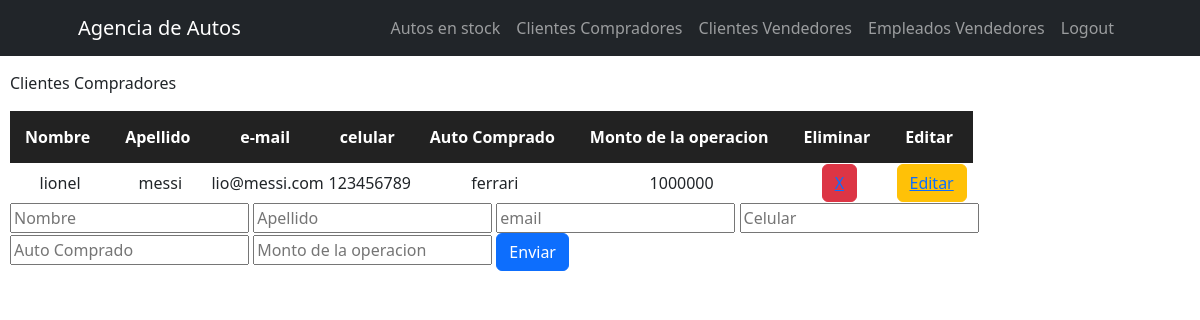
The app's page /setClientesCompradores/ (signed in), older data.
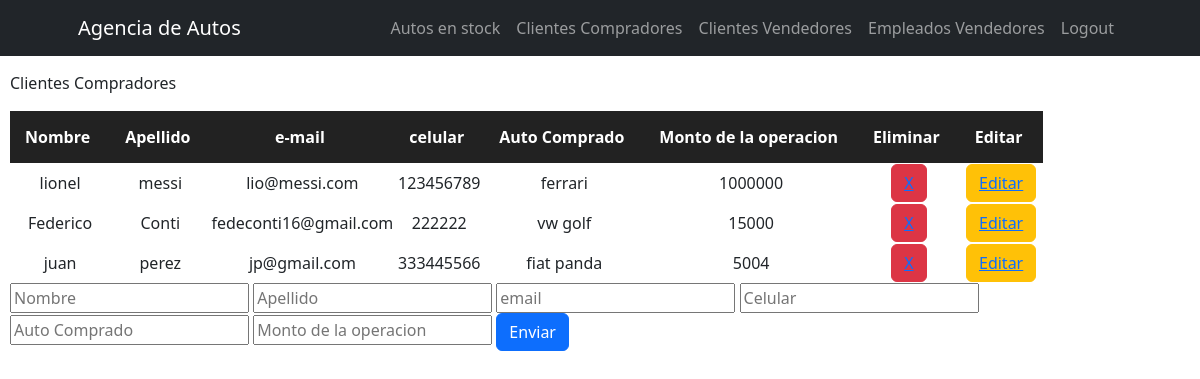
The same page, newer data.
### AgenciApp/models.py (models this page shows, shortened)
class clientesCompradores(models.Model):
    nombre = models.CharField(max_length=40)
    apellido = models.CharField(max_length=40)
    email = models.EmailField()
    celular = models.IntegerField()
    autoComprado = models.CharField(max_length=40)
    montoOperacionComp = models.IntegerField()

### AgenciApp/views.py (the view)
# urls.py: path('setClientesCompradores/', setClientesCompradores, name='setClientesCompradores'),
@login_required
def setClientesCompradores(request):
    Clientes = clientesCompradores.objects.all()
    if request.method == 'POST':
        cliente = clientesCompradores(nombre=request.POST["nombre"],apellido=request.POST["apellido"],email=request.POST["email"],celular=request.POST["celular"], autoComprado=request.POST["autoComprado"], montoOperacionComp=request.POST["montoOperacionComp"])
        cliente.save()
        miFormulario = clientesFormulario()
        return render(request, "AgenciApp/setClientesCompradores.html", {"miFormulario":miFormulario, "Clientes":Clientes})
    else:
        miFormulario = clientesFormulario()
    return render(request, "AgenciApp/setClientesCompradores.html", {"miFormulario":miFormulario, "Clientes":Clientes})

### AgenciApp/forms.py
class clientesFormulario(forms.Form):
    nombre = forms.CharField()
    apellido = forms.CharField()
    email = forms.EmailField()
    celular = forms.IntegerField()
    autoComprado = forms.CharField(label='Auto Comprado')
    montoOperacionComp = forms.IntegerField(label='Monto Compra')

### AgenciApp/templates/AgenciApp/setClientesCompradores.html (shortened to what this page needs)
<div>
    {% extends "AgenciApp/clientesCompradores.html" %}
    {% load static %}
    {% block setClientesCompradores %}
    <form action="" method="post"> {% csrf_token %}
        <input placeholder="Nombre" type = "text" name="nombre" required>
        <input placeholder="Apellido" type = "text" name="apellido" required>
        <input placeholder="email" type = "email" name="email" required>
        <input placeholder="Celular" type = "number" name="celular" required>
        <input placeholder="Auto Comprado" type = "text" name="autoComprado" required>
        <input placeholder="Monto de la operacion" type = "number" name="montoOperacionComp" required>
        <input class="btn btn-primary" type="submit" value="Enviar">
    </form>
    {% endblock %}

### AgenciApp/templates/AgenciApp/clientesCompradores.html (shortened to what this page needs)
<div>
    {% extends "AgenciApp/inicio.html" %}
    {% load static %}
        {% block contenidoQueCambia %}
        <p>Clientes Compradores</p>
        <table class="tablaClientesCompradores">
            <tr class="tituloTablaClientesCompradores">
                <th>Nombre</th>
                <th>Apellido</th>
                <th>e-mail</th>
                <th>celular</th>
                <th>Auto Comprado</th>
                <th>Monto de la operacion</th>
                <th>Eliminar</th>
                <th>Editar</th>
            </tr>
                {% for Cliente in Clientes %}
                    <tr>
                        <td>{{Cliente.nombre}}</td>
                        <td>{{Cliente.apellido}}</td>
                        <td>{{Cliente.email}}</td>
                        <td>{{Cliente.celular}}</td>
                        <td>{{Cliente.autoComprado}}</td>
                        <td>{{Cliente.montoOperacionComp}}</td>
                        <td><button class="btn btn-danger btnEliminar"><a href="{% url 'eliminarClienteComprador' Cliente.email %}">X</a></button></td>
                        <td><button class="btn btn-warning btnEditar"><a href="{% url 'editarClienteComprador' Cliente.email %}">Editar</a></button></td>
                {% endfor %}
        </table>
        <div class="formSetClientesCompradores">
            {% block setClientesCompradores %}
            {% endblock %}
        </div>
        {% endblock %}

Row changes from the older to the newer data that the page shows:
added clientesCompradores: nombre "Federico", apellido "Conti", email "fedeconti16@gmail.com", celular "222222", autoComprado "vw golf", montoOperacionComp "15000"
added clientesCompradores: nombre "juan", apellido "perez", email "jp@gmail.com", celular "333445566", autoComprado "fiat panda", montoOperacionComp "5004"
